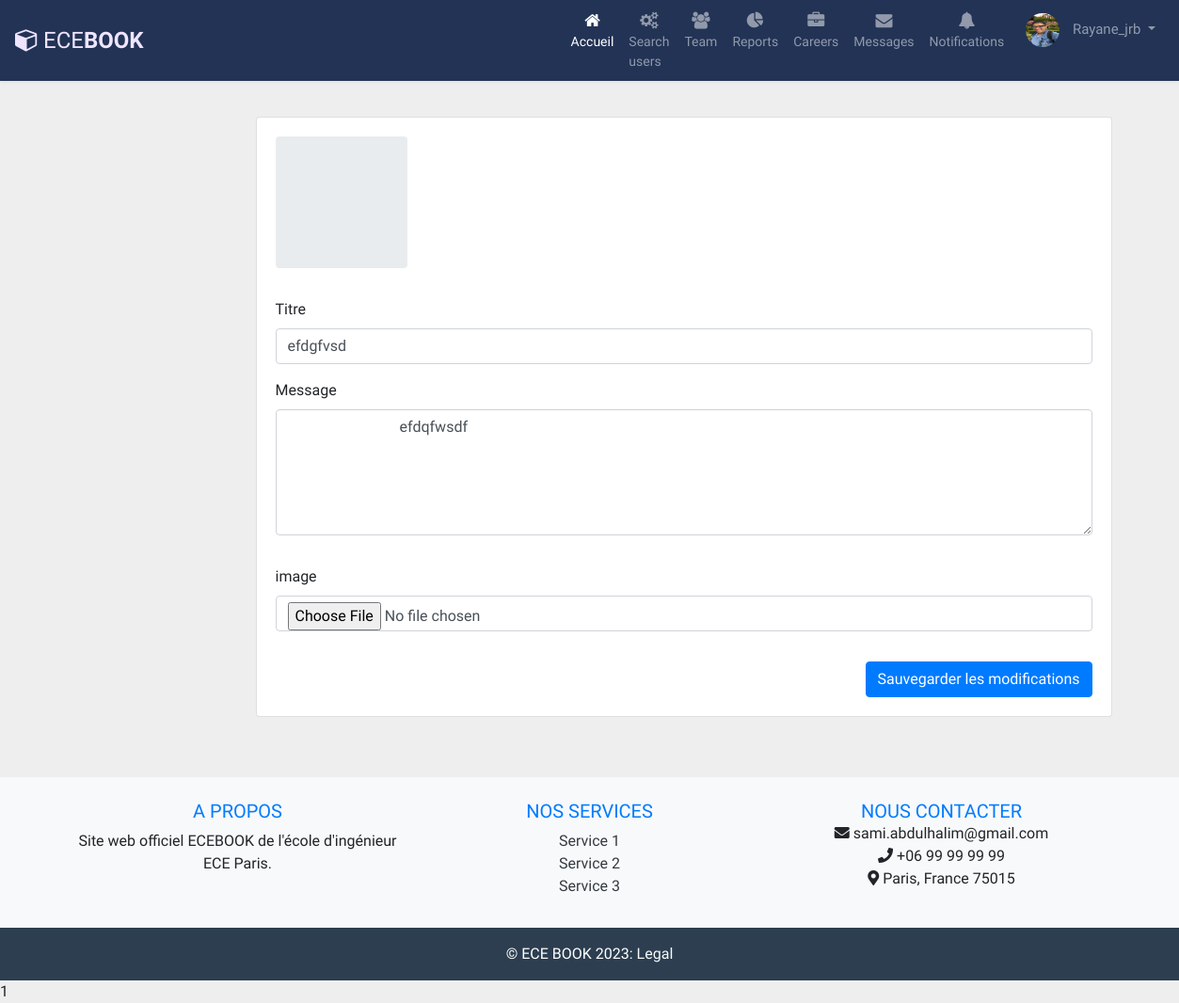
Screenshot of /views/modifPostByUser.php?post_id=51&user_id=121 (signed in) with the database file from the repository.
### tables this page shows
CREATE TABLE IF NOT EXISTS `post` (
  `id_post` int NOT NULL AUTO_INCREMENT,
  `message` text,
  `image` varchar(255) DEFAULT NULL,
  `nomcrea` varchar(255) DEFAULT NULL,
  `titre` varchar(255) DEFAULT NULL,
  `id_user` int DEFAULT NULL,
  `nom` varchar(255) DEFAULT NULL,
  `publique` tinyint(1) DEFAULT '0',
  `date` timestamp NOT NULL DEFAULT CURRENT_TIMESTAMP,
  PRIMARY KEY (`id_post`),
  KEY `id_user` (`id_user`)
);

CREATE TABLE IF NOT EXISTS `utilisateur` (
  `id_user` int NOT NULL AUTO_INCREMENT,
  `nom` varchar(255) DEFAULT NULL,
  `prenom` varchar(255) DEFAULT NULL,
  `image` varchar(255) NOT NULL,
  `ville` varchar(255) DEFAULT NULL,
  `adressemail` varchar(255) DEFAULT NULL,
  `mdp` varchar(255) DEFAULT NULL,
  `roll` enum('etudiant','professeur','admin') DEFAULT 'etudiant',
  `promo` varchar(255) DEFAULT NULL,
  `datedenaissance` date DEFAULT NULL,
  `description` varchar(255) DEFAULT NULL,
  `pseudo` varchar(255) DEFAULT NULL,
  `code_confirmation` varchar(255) NOT NULL,
  `confirmer` tinyint(1) NOT NULL,
  PRIMARY KEY (`id_user`)
);

### controller/database.php (called while the page is built, shortened)
<?php
class Database{
    private static $dns;
    private static $user;
    private static $password;
    private static $database;
    public function __construct()
    {
        self::$dns = "mysql:host=localhost;dbname=ecebook;port=3306";
        self::$user = "root";
        self::$password = "";
        try {
            self::$database = new PDO(self::$dns, self::$user, self::$password);
            self::$database->setAttribute(PDO::ATTR_ERRMODE, PDO::ERRMODE_EXCEPTION);
        } catch(PDOException $e) {
            echo "Erreur de connexion à la base de données: " . $e->getMessage();
            die();
        }
    }
    public static function getInstance() {
        return self::$database;
    }
public function GetUserById($user_id) {
    $database = self::getInstance();
    $query = "SELECT * FROM utilisateur WHERE id_user = ?";
    $statement = $database->prepare($query);
    $statement->bindParam(1, $user_id, PDO::PARAM_INT);
    $statement->execute();
    $user = $statement->fetch(PDO::FETCH_ASSOC);
    return $user;
}
    public function getPostsByIduserAndIdPost($id_user, $id_post){
        $database = self::getInstance();
        $query = "SELECT * FROM post WHERE id_user=:user_id AND id_post=:post_id";
        $statement = $database->prepare($query);
        $statement->bindParam(":user_id", $id_user);
        $statement->bindParam(":post_id", $id_post);
        $statement->execute();
        $result = $statement->fetch();
        return $result ? [$result] : [];
    }
}

### views/modifPostByUser.php (the view, shortened to what this page needs)
<?php
$db = new Database();
$posts = null;
$post_id = intval($_GET["post_id"]);
$user_id = intval($_GET["user_id"]);
if (isset($post_id)) {
    $posts = $db->getPostsByIduserAndIdPost($user_id, $post_id);
};
?>
<!DOCTYPE html>
<html lang="en">
<head>
    <link href="https://stackpath.bootstrapcdn.com/font-awesome/4.7.0/css/font-awesome.min.css" rel="stylesheet"
>
    <link rel="stylesheet" href="https://stackpath.bootstrapcdn.com/bootstrap/4.1.1/css/bootstrap.min.css">
    <link href="//maxcdn.bootstrapcdn.com/bootstrap/4.1.1/css/bootstrap.min.css" rel="stylesheet" id="bootstrap-css">
    <link rel="stylesheet" type="text/css" href="https://cdnjs.cloudflare.com/ajax/libs/font-awesome/5.15.1/css/all.min.css">
</head>
<body>
<?php
foreach($posts as $post):
?>
<?php require("../model/navbar.php") ?>
<div style="margin : 3% auto" class="container ">
<div class="row flex-lg-nowrap">
  <div class="col-12 col-lg-auto mb-3" style="width: 200px;">
  </div>
  <div class="col">
    <div class="row">
      <div class="col mb-3">
        <div class="card">
          <div class="card-body">
            <div class="e-profile">
              <div class="row">
                <div class="col-12 col-sm-auto mb-3">
                  <div class="mx-auto" style="width: 140px">
                    <div class="d-flex justify-content-center align-items-center rounded" style="height: 140px; background-color: rgb(233, 236, 239);">
                    </div>
                  </div>
                </div>
              </div>
              <div class="tab-content pt-3">
                <div class="tab-pane active">
                <form action="../model/updatePostUser.php?post_id=<?=  $post['id_post']; ?>&user_id=<?=  $post['id_user'];?>"  method="POST" enctype="multipart/form-data">
                    <div class="row">
                      <div class="col">
                        <div class="row">
                          <div class="col">
                            <div class="form-group">
                              <label>Titre</label>
                              <input class="form-control" type="text" name="titre"  value="<?=  $post["titre"] ?>" required>
                            </div>
                          </div>
                        </div>
                        <div class="row">
                          <div class="col mb-3">
                            <div class="form-group">
                              <label>Message</label>
                              <textarea name="message" class="form-control" rows="5" required>
                              <?= $post["message"] ?>
                              </textarea>
                            </div>
                          </div>
                        </div>
                        <div class="row">
                          <div class="col mb-3">
                            <div class="form-group">
                              <label>image</label>
                              <input type="file" class="form-control" id="customFile" name="image">
                            </div>
                          </div>
                        </div>
                      </div>
                    </div>
                    <div class="row">
                      <div class="col d-flex justify-content-end">
                        <button class="btn btn-primary" name="submit" type="submit">Sauvegarder les modifications</button>
                      </div>
                    </div>
                  </form>
                </div>
              </div>
            </div>
          </div>
        </div>
      </div>
    </div>
  </div>
</div>
</div>
<?php endforeach ; ?>
<?=include("footer.php")?>
</body>
</html>

### model/navbar.php (shortened to what this page needs)
<?php
require_once("../controller/database.php");
if(isset($_SESSION["id_user"])){
	$db = new Database();
	$user = $db->GetUserById($_SESSION["id_user"]);
}
?>
<!DOCTYPE html>
<html lang="en">
<head>
<link rel="stylesheet" href="https://stackpath.bootstrapcdn.com/bootstrap/4.5.0/css/bootstrap.min.css">
<link rel="stylesheet" href="https://maxcdn.bootstrapcdn.com/font-awesome/4.7.0/css/font-awesome.min.css">
<link rel="stylesheet" href="../style/navbar.css">
</head>
<body>
<nav class="navbar navbar-expand-xl navbar-dark bg-dark">
	<a href="#" class="navbar-brand"><i class="fa fa-cube"></i>ECE<b>BOOK</b></a>
	<div id="navbarCollapse" class="collapse navbar-collapse justify-content-start">
		<?php if(isset($_SESSION["id_user"])) : ?>
		<div class="navbar-nav ml-auto">
			<a href="../views/index2.php" class="nav-item nav-link active"><i class="fa fa-home"></i><span>Accueil</span></a>
			<a href="../views/navSearchUsers.php" class="nav-item nav-link"><i class="fa fa-gears"></i><span>Search users</span></a>
			<a href="#" class="nav-item nav-link"><i class="fa fa-users"></i><span>Team</span></a>
			<a href="#" class="nav-item nav-link"><i class="fa fa-pie-chart"></i><span>Reports</span></a>
			<a href="#" class="nav-item nav-link"><i class="fa fa-briefcase"></i><span>Careers</span></a>
			<a href="../views/messagerie.php" class="nav-item nav-link"><i class="fa fa-envelope"></i><span>Messages</span></a>
			<a href="#" class="nav-item nav-link"><i class="fa fa-bell"></i><span>Notifications</span></a>
			<div class="nav-item dropdown">
				<a href="#" data-toggle="dropdown" class="nav-item nav-link dropdown-toggle user-action">
				<?php
					if($user["image"] != null) : ?>
						<img src="../uploads/<?=  $user["image"] ?>" class="avatar" alt="Avatar"> <?=  $user["pseudo"] ?>
                    <?php elseif ($user["image"] == null) : ?>
						<img src="../uploads/avatar.png" class="avatar" alt="Avatar"> <?=$user["pseudo"] ?>
                    <?php endif ; ?>
				</a>
			</div>
		</div>
        <?php endif ; ?>
	</div>
</nav>
</body>
</html>

### style/navbar.css (style rules this page uses)
body { background: #eeeeee; font-family: 'Varela Round', sans-serif; }
.navbar { color: #fff; background: #223355 !important; padding: 5px 16px; border-radius: 0; border: none; box-shadow: 0 0 4px rgba(0, 0, 0, .1); }
.navbar img { border-radius: 50%; width: 36px; height: 36px; margin-right: 10px; }
.navbar .navbar-brand { color: #efe5ff; padding-left: 0; padding-right: 50px; font-size: 24px; }
.navbar .navbar-brand i { font-size: 25px; margin-right: 5px; }
.navbar .nav-item i { font-size: 18px; }
.navbar .nav-item span { position: relative; top: 3px; }
.navbar .navbar-nav>a { color: #efe5ff; padding: 8px 15px; font-size: 14px; }
.navbar .navbar-nav>a>i { display: block; text-align: center; }
.navbar .navbar-nav .user-action { padding: 9px 15px; font-size: 15px; }

### views/modifPostByUser.php (style rules this page uses)
body { margin-top:20px; background:#f8f8f8 }

### rows the page displays
post: id_user.image (picture), id_user.pseudo "Rayane_jrb", titre "efdgfvsd", message "efdqfwsdf"

### other values shown
include("footer.php") "1"
